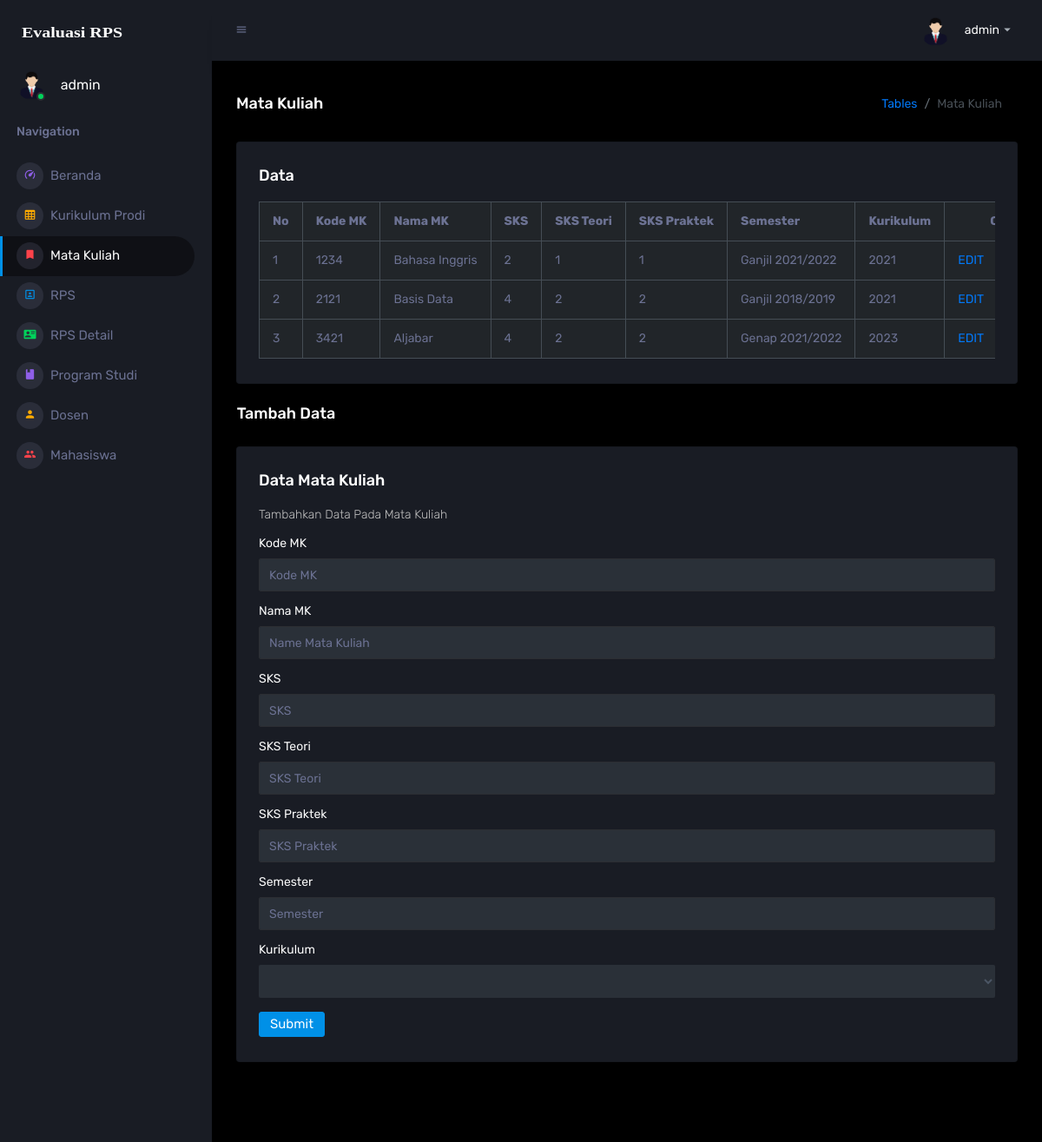
Screenshot of /template/pages/matakuliah/tablematkul.php (signed in) with the database file from the repository.
### tables this page shows
CREATE TABLE `mata_kuliah` (
  `kode_mk` varchar(15) NOT NULL,
  `nama_mk` varchar(100) NOT NULL,
  `sks` int(11) NOT NULL,
  `sks_teori` int(11) NOT NULL,
  `sks_praktek` int(11) NOT NULL,
  `semester` varchar(50) NOT NULL,
  `kurikulum` varchar(50) NOT NULL
);

### template/pages/matakuliah/tablematkul.php (the view, shortened to what this page needs)
<!DOCTYPE html>
<html lang="en">
  <head>
    <link rel="stylesheet" href="../../assets/vendors/mdi/css/materialdesignicons.min.css">
    <link rel="stylesheet" href="../../assets/vendors/css/vendor.bundle.base.css">
    <link rel="stylesheet" href="../../assets/css/style.css">
  </head>
  <body>
    <?php
    $user_id=$_SESSION['user_id'];
    ?>
    <div class="container-scroller">
      <nav class="sidebar sidebar-offcanvas" id="sidebar">
        <div class="sidebar-brand-wrapper d-none d-lg-flex align-items-center justify-content-center fixed-top">
          <a class="sidebar-brand brand-logo" href="../../index.php"><img src="../../assets/images/logoevaluasirps.svg" alt="logo" /></a>
        </div>
        <ul class="nav">
          <li class="nav-item profile">
            <div class="profile-desc">
              <div class="profile-pic">
                <div class="count-indicator">
                  <img class="img-xs rounded-circle " src="../../assets/images/faces/facedosen.png" alt="">
                  <span class="count bg-success"></span>
                </div>
                <div class="profile-name">
                  <h5 class="mb-0 font-weight-normal">
                    <?php echo "$user_id"; ?></h5>
                </div>
              </div>
            </div>
          </li>
          <li class="nav-item nav-category">
            <span class="nav-link">Navigation</span>
          </li>
          <li class="nav-item menu-items">
            <a class="nav-link" href="../../index.php">
              <span class="menu-icon">
                <i class="mdi mdi-speedometer"></i>
              </span>
              <span class="menu-title">Beranda</span>
            </a>
          </li>
          <li class="nav-item menu-items">
            <a class="nav-link" href="../../pages/tables/basic-table.php">
              <span class="menu-icon">
                <i class="mdi mdi-table-large"></i>
              </span>
              <span class="menu-title">Kurikulum Prodi</span>
            </a>
          </li>
          <li class="nav-item menu-items">
            <a class="nav-link" href="tablematkul.php">
              <span class="menu-icon">
                <i class="mdi mdi-bookmark"></i>
              </span>
              <span class="menu-title">Mata Kuliah</span>
            </a>
          </li>
          <li class="nav-item menu-items">
            <a class="nav-link" href="../../pages/rps/tablerps.php">
              <span class="menu-icon">
                <i class="mdi mdi-account-box-outline"></i>
              </span>
              <span class="menu-title">RPS</span>
            </a>
          </li>
          <li class="nav-item menu-items">
            <a class="nav-link" href="../../pages/rpsdetail/tablerpsdetail.php">
              <span class="menu-icon">
                <i class="mdi mdi-account-card-details"></i>
              </span>
              <span class="menu-title">RPS Detail</span>
            </a>
          </li>
          <li class="nav-item menu-items">
            <a class="nav-link" href="../../pages/programstudi/tableprodi.php">
              <span class="menu-icon">
                <i class="mdi mdi-book"></i>
              </span>
              <span class="menu-title">Program Studi</span>
            </a>
          </li>
          <li class="nav-item menu-items">
            <a class="nav-link" href="../../pages/dosen/tabledosen.php">
              <span class="menu-icon">
                <i class="mdi mdi-account"></i>
              </span>
              <span class="menu-title">Dosen</span>
            </a>
          </li>
          <li class="nav-item menu-items">
            <a class="nav-link" href="../../pages/mahasiswa/tablemahasiswa.php">
              <span class="menu-icon">
                <i class="mdi mdi-account-multiple"></i>
              </span>
              <span class="menu-title">Mahasiswa</span>
            </a>
          </li>
        </ul>
      </nav>
      <div class="container-fluid page-body-wrapper">
        <nav class="navbar p-0 fixed-top d-flex flex-row">
          <div class="navbar-menu-wrapper flex-grow d-flex align-items-stretch">
            <button class="navbar-toggler navbar-toggler align-self-center" type="button" data-toggle="minimize">
              <span class="mdi mdi-menu"></span>
            </button>
            <ul class="navbar-nav navbar-nav-right">
              <li class="nav-item dropdown">
                <a class="nav-link" id="profileDropdown" href="#" data-toggle="dropdown">
                  <div class="navbar-profile">
                    <img class="img-xs rounded-circle" src="../../assets/images/faces/facedosen.png" alt="">
                    <p class="mb-0 d-none d-sm-block navbar-profile-name">
                      <?php echo "$user_id"; ?></p>
                    <i class="mdi mdi-menu-down d-none d-sm-block"></i>
                  </div>
                </a>
              </li>
            </ul>
          </div>
        </nav>
        <div class="main-panel">
          <div class="content-wrapper">
            <div class="page-header">
              <h3 class="page-title"> Mata Kuliah </h3>
              <nav aria-label="breadcrumb">
                <ol class="breadcrumb">
                  <li class="breadcrumb-item"><a href="#">Tables</a></li>
                  <li class="breadcrumb-item active" aria-current="page">Mata Kuliah</li>
                </ol>
              </nav>
            </div>
            <div class="row">
              <div class="col-lg-12 grid-margin stretch-card">
                <div class="card">
                  <div class="card-body">
                    <h4 class="card-title">Data</h4>
                    <div class="table-responsive">
                      <table border="1" class="table table-dark">
                            <tr>
                                <th>No</th>
                                <th>Kode MK</th>
                                <th>Nama MK</th>
                                <th>SKS</th>
                                <th>SKS Teori</th>
                                <th>SKS Praktek</th>
                                <th>Semester</th>
                                <th>Kurikulum</th>
                                <th colspan="2" class="tengah">OPSI</th>
                            </tr>
                            <?php
                            include '../samples/koneksi.php';
                            $no = 1;
                            $data = mysqli_query($koneksi,"select * from mata_kuliah");
                            while($d = mysqli_fetch_array($data)){
                            ?>
                                <tr>
                                    <td><?php echo $no++; ?></td>
                                    <td><?php echo $d['kode_mk']; ?></td>
                                    <td><?php echo $d['nama_mk']; ?></td>
                                    <td><?php echo $d['sks']; ?></td>
                                    <td><?php echo $d['sks_teori']; ?></td>
                                    <td><?php echo $d['sks_praktek']; ?></td>
                                    <td><?php echo $d['semester']; ?></td>
                                    <td><?php echo $d['kurikulum']; ?></td>
                                    <td>
                                        <a href="editmatkul.php?id=<?php echo $d['kode_mk']; ?>">EDIT</a>
                                    </td>
                                </tr>
                                <?php
                            }
                            ?>
                        </table>
                    </div>
                  </div>
                </div>
              </div>
              <br/>
              <h3 class="page-title"> &ensp; Tambah Data </h3>
              <br/>
              <br/>
              <div class="col-12 grid-margin stretch-card">
                <div class="card">
                  <div class="card-body">
                    <h4 class="card-title">Data Mata Kuliah</h4>
                    <p class="card-description"> Tambahkan Data Pada Mata Kuliah </p>
                    <form class="forms-sample" method="post" action="tambahaksi1.php">
                      <div class="form-group">
                        <label for="exampleInputName0">Kode MK</label>
                        <input type="text" class="form-control" id="exampleInputName0" placeholder="Kode MK" name="kodemk" autocomplete="off">
                      </div>
                      <div class="form-group">
                        <label for="exampleInputName1">Nama MK</label>
                        <input type="text" class="form-control" id="exampleInputName1" placeholder="Name Mata Kuliah" name="namamk" autocomplete="off">
                      </div>
                      <div class="form-group">
                        <label for="exampleInputEmail3">SKS</label>
                        <input type="text" class="form-control" id="exampleInputEmail3" placeholder="SKS" name="sks" autocomplete="off">
                      </div>
                      <div class="form-group">
                        <label for="exampleInputEmail4">SKS Teori</label>
                        <input type="text" class="form-control" id="exampleInputEmail4" placeholder="SKS Teori" name="sksteori" autocomplete="off">
                      </div>
                      <div class="form-group">
                        <label for="exampleInputEmail5">SKS Praktek</label>
                        <input type="text" class="form-control" id="exampleInputEmail5" placeholder="SKS Praktek" name="skspraktek" autocomplete="off">
                      </div>
                      <div class="form-group">
                        <label for="exampleInputEmail6">Semester</label>
                        <input type="text" class="form-control" id="exampleInputEmail6" placeholder="Semester" name="semester" autocomplete="off">
                      </div>
                      <div class="form-group">
                        <label for="exampleFormControlSelect2">Kurikulum</label>
                        <select class="form-control" id="exampleFormControlSelect2" name="kurikulum">
                          <option>
                          <?php
                          $d = mysqli_query($koneksi, "SELECT * FROM kurikulum_prodi") or die(mysql_error($koneksi));
                          while ($data = mysqli_fetch_array($d)){
                            echo '<option value="'.$data['kurikulum'].'">'.$data['kurikulum'].'</option>';
                          } ?>
                          </option>
                        </select>
                      </div>
                      <div>
                        <input type="submit" name="SIMPAN" class="btn btn-primary mr-2">
                      </div>
                    </form>
                  </div>
                </div>
              </div>
          <footer class="footer">
          </footer>
        </div>
      </div>
    </div>
  </body>
</html>

### template/pages/matakuliah/tablematkul.php (style rules this page uses)
.tengah { text-align: center; }

### rows the page displays
mata_kuliah: kode_mk "1234", nama_mk "Bahasa Inggris", sks "2", sks_teori "1", sks_praktek "1", semester "Ganjil 2021/2022", kurikulum "2021"
mata_kuliah: kode_mk "2121", nama_mk "Basis Data", sks "4", sks_teori "2", sks_praktek "2", semester "Ganjil 2018/2019", kurikulum "2021"
mata_kuliah: kode_mk "3421", nama_mk "Aljabar", sks "4", sks_teori "2", sks_praktek "2", semester "Genap 2021/2022", kurikulum "2023"

### other values shown
$user_id "admin"
